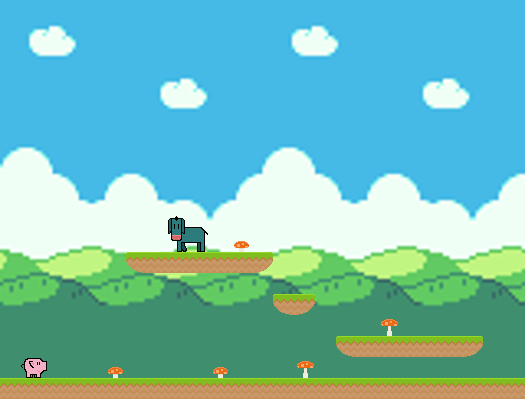

Below is a game level as drawn by its tile map, then a one-line description and the .tmx file that defines it, in full:
An orthogonal 25x19 tile map with 21x21 px tiles, 6 tile layers (platforms, collectables, objects, mobs, ...), 2 tilesets, 1 image layer.

<map version="1.0" tiledversion="1.0.2" orientation="orthogonal" renderorder="right-down" width="25" height="19" tilewidth="21" tileheight="21" infinite="0" nextobjectid="1">
 <tileset firstgid="1" source="sprites.tsx" />
 <tileset firstgid="901" source="characters.tsx" />
 <imagelayer name="bg">
  <image source="../bg_512x384.png" width="525" height="384" />
 </imagelayer>
 <layer name="platforms" width="25" height="19">
  <data encoding="csv">
0,0,0,0,0,0,0,0,0,0,0,0,0,0,0,0,0,0,0,0,0,0,0,0,0,
0,0,0,0,0,0,0,0,0,0,0,0,0,0,0,0,0,0,0,0,0,0,0,0,0,
0,0,0,0,0,0,0,0,0,0,0,0,0,0,0,0,0,0,0,0,0,0,0,0,0,
0,0,0,0,0,0,0,0,0,0,0,0,0,0,0,0,0,0,0,0,0,0,0,0,0,
0,0,0,0,0,0,0,0,0,0,0,0,0,0,0,0,0,0,0,0,0,0,0,0,0,
0,0,0,0,0,0,0,0,0,0,0,0,0,0,0,0,0,0,0,0,0,0,0,0,0,
0,0,0,0,0,0,0,0,0,0,0,0,0,0,0,0,0,0,0,0,0,0,0,0,0,
0,0,0,0,0,0,0,0,0,0,0,0,0,0,0,0,0,0,0,0,0,0,0,0,0,
0,0,0,0,0,0,0,0,0,0,0,0,0,0,0,0,0,0,0,0,0,0,0,0,0,
0,0,0,0,0,0,0,0,0,0,0,0,0,0,0,0,0,0,0,0,0,0,0,0,0,
0,0,0,0,0,0,0,0,0,0,0,0,0,0,0,0,0,0,0,0,0,0,0,0,0,
0,0,0,0,0,0,0,0,0,0,0,0,0,0,0,0,0,0,0,0,0,0,0,0,0,
0,0,0,0,0,0,126,124,124,124,124,124,156,0,0,0,0,0,0,0,0,0,0,0,0,
0,0,0,0,0,0,0,0,0,0,0,0,0,0,0,0,0,0,0,0,0,0,0,0,0,
0,0,0,0,0,0,0,0,0,0,0,0,0,126,156,0,0,0,0,0,0,0,0,0,0,
0,0,0,0,0,0,0,0,0,0,0,0,0,0,0,0,0,0,0,0,0,0,0,0,0,
0,0,0,0,0,0,0,0,0,0,0,0,0,0,0,0,126,124,124,124,124,124,156,0,0,
0,0,0,0,0,0,0,0,0,0,0,0,0,0,0,0,0,0,0,0,0,0,0,0,0,
124,124,124,124,124,124,124,124,124,124,124,124,124,124,124,124,124,124,124,124,124,124,124,124,124
</data>
 </layer>
 <layer name="collectables" width="25" height="19">
  <data encoding="csv">
0,0,0,0,0,0,0,0,0,0,0,0,0,0,0,0,0,0,0,0,0,0,0,0,0,
0,0,0,0,0,0,0,0,0,0,0,0,0,0,0,0,0,0,0,0,0,0,0,0,0,
0,0,0,0,0,0,0,0,0,0,0,0,0,0,0,0,0,0,0,0,0,0,0,0,0,
0,0,0,0,0,0,0,0,0,0,0,0,0,0,0,0,0,0,0,0,0,0,0,0,0,
0,0,0,0,0,0,0,0,0,0,0,0,0,0,0,0,0,0,0,0,0,0,0,0,0,
0,0,0,0,0,0,0,0,0,0,0,0,0,0,0,0,0,0,0,0,0,0,0,0,0,
0,0,0,0,0,0,0,0,0,0,0,0,0,0,0,0,0,0,0,0,0,0,0,0,0,
0,0,0,0,0,0,0,0,0,0,0,0,0,0,0,0,0,0,0,0,0,0,0,0,0,
0,0,0,0,0,0,0,0,0,0,0,0,0,0,0,0,0,0,0,0,0,0,0,0,0,
0,0,0,0,0,0,0,0,0,0,0,0,0,0,0,0,0,0,0,0,0,0,0,0,0,
0,0,0,0,0,0,0,0,0,0,0,0,0,0,0,0,0,0,0,0,0,0,0,0,0,
0,0,0,0,0,0,0,0,0,0,0,457,0,0,0,0,0,0,0,0,0,0,0,0,0,
0,0,0,0,0,0,0,0,0,0,0,0,0,0,0,0,0,0,0,0,0,0,0,0,0,
0,0,0,0,0,0,0,0,0,0,0,0,0,0,0,0,0,0,0,0,0,0,0,0,0,
0,0,0,0,0,0,0,0,0,0,0,0,0,0,0,0,0,0,0,0,0,0,0,0,0,
0,0,0,0,0,0,0,0,0,0,0,0,0,0,0,0,0,0,459,0,0,0,0,0,0,
0,0,0,0,0,0,0,0,0,0,0,0,0,0,0,0,0,0,0,0,0,0,0,0,0,
0,0,0,0,0,457,0,0,0,0,457,0,0,0,459,0,0,0,0,0,0,0,0,0,0,
0,0,0,0,0,0,0,0,0,0,0,0,0,0,0,0,0,0,0,0,0,0,0,0,0
</data>
 </layer>
 <layer name="objects" width="25" height="19">
  <data encoding="csv">
0,0,0,0,0,0,0,0,0,0,0,0,0,0,0,0,0,0,0,0,0,0,0,0,0,
0,0,0,0,0,0,0,0,0,0,0,0,0,0,0,0,0,0,0,0,0,0,0,0,0,
0,0,0,0,0,0,0,0,0,0,0,0,0,0,0,0,0,0,0,0,0,0,0,0,0,
0,0,0,0,0,0,0,0,0,0,0,0,0,0,0,0,0,0,0,0,0,0,0,0,0,
0,0,0,0,0,0,0,0,0,0,0,0,0,0,0,0,0,0,0,0,0,0,0,0,0,
0,0,0,0,0,0,0,0,0,0,0,0,0,0,0,0,0,0,0,0,0,0,0,0,0,
0,0,0,0,0,0,0,0,0,0,0,0,0,0,0,0,0,0,0,0,0,0,0,0,0,
0,0,0,0,0,0,0,0,0,0,0,0,0,0,0,0,0,0,0,0,0,0,0,0,0,
0,0,0,0,0,0,0,0,0,0,0,0,0,0,0,0,0,0,0,0,0,0,0,0,0,
0,0,0,0,0,0,0,0,0,0,0,0,0,0,0,0,0,0,0,0,0,0,0,0,0,
0,0,0,0,0,0,0,0,0,0,0,0,0,0,0,0,0,0,0,0,0,0,0,0,0,
0,0,0,0,0,0,0,0,0,0,0,0,0,0,0,0,0,0,0,0,0,0,0,0,0,
0,0,0,0,0,0,0,0,0,0,0,0,0,0,0,0,0,0,0,0,0,0,0,0,0,
0,0,0,0,0,0,0,0,0,0,0,0,0,0,0,0,0,0,0,0,0,0,0,0,0,
0,0,0,0,0,0,0,0,0,0,0,0,0,0,0,0,0,0,0,0,0,0,0,0,0,
0,0,0,0,0,0,0,0,0,0,0,0,0,0,0,0,0,0,0,0,0,0,0,0,0,
0,0,0,0,0,0,0,0,0,0,0,0,0,0,0,0,0,0,0,0,0,0,0,0,0,
0,0,0,0,0,0,0,0,0,0,0,0,0,0,0,0,0,0,0,0,0,0,0,0,0,
0,0,0,0,0,0,0,0,0,0,0,0,0,0,0,0,0,0,0,0,0,0,0,0,0
</data>
 </layer>
 <layer name="mobs" width="25" height="19">
  <data encoding="csv">
0,0,0,0,0,0,0,0,0,0,0,0,0,0,0,0,0,0,0,0,0,0,0,0,0,
0,0,0,0,0,0,0,0,0,0,0,0,0,0,0,0,0,0,0,0,0,0,0,0,0,
0,0,0,0,0,0,0,0,0,0,0,0,0,0,0,0,0,0,0,0,0,0,0,0,0,
0,0,0,0,0,0,0,0,0,0,0,0,0,0,0,0,0,0,0,0,0,0,0,0,0,
0,0,0,0,0,0,0,0,0,0,0,0,0,0,0,0,0,0,0,0,0,0,0,0,0,
0,0,0,0,0,0,0,0,0,0,0,0,0,0,0,0,0,0,0,0,0,0,0,0,0,
0,0,0,0,0,0,0,0,0,0,0,0,0,0,0,0,0,0,0,0,0,0,0,0,0,
0,0,0,0,0,0,0,0,0,0,0,0,0,0,0,0,0,0,0,0,0,0,0,0,0,
0,0,0,0,0,0,0,0,0,0,0,0,0,0,0,0,0,0,0,0,0,0,0,0,0,
0,0,0,0,0,0,0,0,0,0,0,0,0,0,0,0,0,0,0,0,0,0,0,0,0,
0,0,0,0,0,0,0,0,0,0,0,0,0,0,0,0,0,0,0,0,0,0,0,0,0,
0,0,0,0,0,0,0,0,0,0,0,0,0,0,0,0,0,0,0,0,0,0,0,0,0,
0,0,0,0,0,0,0,0,0,0,0,0,0,0,0,0,0,0,0,0,0,0,0,0,0,
0,0,0,0,0,0,0,0,0,0,0,0,0,0,0,0,0,0,0,0,0,0,0,0,0,
0,0,0,0,0,0,0,0,0,0,0,0,0,0,0,0,0,0,0,0,0,0,0,0,0,
0,0,0,0,0,0,0,0,0,0,0,0,0,0,0,0,0,0,0,0,0,0,0,0,0,
0,0,0,0,0,0,0,0,0,0,0,0,0,0,0,0,0,0,0,0,0,0,0,0,0,
0,0,0,0,0,0,0,0,0,0,0,0,0,0,0,0,0,0,0,0,0,0,0,0,0,
0,0,0,0,0,0,0,0,0,0,0,0,0,0,0,0,0,0,0,0,0,0,0,0,0
</data>
 </layer>
 <layer name="pig" width="25" height="19">
  <data encoding="csv">
0,0,0,0,0,0,0,0,0,0,0,0,0,0,0,0,0,0,0,0,0,0,0,0,0,
0,0,0,0,0,0,0,0,0,0,0,0,0,0,0,0,0,0,0,0,0,0,0,0,0,
0,0,0,0,0,0,0,0,0,0,0,0,0,0,0,0,0,0,0,0,0,0,0,0,0,
0,0,0,0,0,0,0,0,0,0,0,0,0,0,0,0,0,0,0,0,0,0,0,0,0,
0,0,0,0,0,0,0,0,0,0,0,0,0,0,0,0,0,0,0,0,0,0,0,0,0,
0,0,0,0,0,0,0,0,0,0,0,0,0,0,0,0,0,0,0,0,0,0,0,0,0,
0,0,0,0,0,0,0,0,0,0,0,0,0,0,0,0,0,0,0,0,0,0,0,0,0,
0,0,0,0,0,0,0,0,0,0,0,0,0,0,0,0,0,0,0,0,0,0,0,0,0,
0,0,0,0,0,0,0,0,0,0,0,0,0,0,0,0,0,0,0,0,0,0,0,0,0,
0,0,0,0,0,0,0,0,0,0,0,0,0,0,0,0,0,0,0,0,0,0,0,0,0,
0,0,0,0,0,0,0,0,0,0,0,0,0,0,0,0,0,0,0,0,0,0,0,0,0,
0,0,0,0,0,0,0,0,0,0,0,0,0,0,0,0,0,0,0,0,0,0,0,0,0,
0,0,0,0,0,0,0,0,0,0,0,0,0,0,0,0,0,0,0,0,0,0,0,0,0,
0,0,0,0,0,0,0,0,0,0,0,0,0,0,0,0,0,0,0,0,0,0,0,0,0,
0,0,0,0,0,0,0,0,0,0,0,0,0,0,0,0,0,0,0,0,0,0,0,0,0,
0,0,0,0,0,0,0,0,0,0,0,0,0,0,0,0,0,0,0,0,0,0,0,0,0,
0,0,0,0,0,0,0,0,0,0,0,0,0,0,0,0,0,0,0,0,0,0,0,0,0,
0,906,0,0,0,0,0,0,0,0,0,0,0,0,0,0,0,0,0,0,0,0,0,0,0,
0,0,0,0,0,0,0,0,0,0,0,0,0,0,0,0,0,0,0,0,0,0,0,0,0
</data>
 </layer>
 <layer name="donkey" width="25" height="19">
  <data encoding="csv">
0,0,0,0,0,0,0,0,0,0,0,0,0,0,0,0,0,0,0,0,0,0,0,0,0,
0,0,0,0,0,0,0,0,0,0,0,0,0,0,0,0,0,0,0,0,0,0,0,0,0,
0,0,0,0,0,0,0,0,0,0,0,0,0,0,0,0,0,0,0,0,0,0,0,0,0,
0,0,0,0,0,0,0,0,0,0,0,0,0,0,0,0,0,0,0,0,0,0,0,0,0,
0,0,0,0,0,0,0,0,0,0,0,0,0,0,0,0,0,0,0,0,0,0,0,0,0,
0,0,0,0,0,0,0,0,0,0,0,0,0,0,0,0,0,0,0,0,0,0,0,0,0,
0,0,0,0,0,0,0,0,0,0,0,0,0,0,0,0,0,0,0,0,0,0,0,0,0,
0,0,0,0,0,0,0,0,0,0,0,0,0,0,0,0,0,0,0,0,0,0,0,0,0,
0,0,0,0,0,0,0,0,0,0,0,0,0,0,0,0,0,0,0,0,0,0,0,0,0,
0,0,0,0,0,0,0,0,0,0,0,0,0,0,0,0,0,0,0,0,0,0,0,0,0,
0,0,0,0,0,0,0,0,0,0,0,0,0,0,0,0,0,0,0,0,0,0,0,0,0,
0,0,0,0,0,0,0,0,905,0,0,0,0,0,0,0,0,0,0,0,0,0,0,0,0,
0,0,0,0,0,0,0,0,0,0,0,0,0,0,0,0,0,0,0,0,0,0,0,0,0,
0,0,0,0,0,0,0,0,0,0,0,0,0,0,0,0,0,0,0,0,0,0,0,0,0,
0,0,0,0,0,0,0,0,0,0,0,0,0,0,0,0,0,0,0,0,0,0,0,0,0,
0,0,0,0,0,0,0,0,0,0,0,0,0,0,0,0,0,0,0,0,0,0,0,0,0,
0,0,0,0,0,0,0,0,0,0,0,0,0,0,0,0,0,0,0,0,0,0,0,0,0,
0,0,0,0,0,0,0,0,0,0,0,0,0,0,0,0,0,0,0,0,0,0,0,0,0,
0,0,0,0,0,0,0,0,0,0,0,0,0,0,0,0,0,0,0,0,0,0,0,0,0
</data>
 </layer>
</map>
